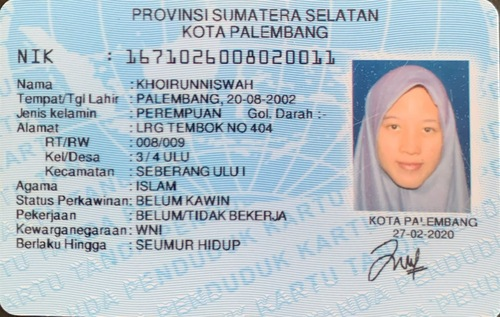
#> input picture modelTemplateMatching/proktp.jpg, 500 x 317 px
$ python tamplatematchingcca.py
#> lines starting #> are read from the running program, lines starting #| are printed output that depends on the picture; after the words box and inside, x2 and y2 are one past the last pixel; in counts of white or black regions, pixels touching at a corner belong together
# -*- coding: utf-8 -*-
"""TamplateMatchingCCA.ipynb

Automatically generated by Colab.

Original file is located at
    https://colab.research.google.com/drive/1OaRusoBOy-fgf6gmWKfDqZsKByofrRlt
"""

import os
import cv2
import numpy as np
from PIL import Image, ImageDraw, ImageFont

# Buat folder templates jika belum ada
os.makedirs('templates', exist_ok=True)

# Daftar karakter yang akan dibuat templatenya
characters = list('ABCDEFGHIJKLMNOPQRSTUVWXYZ0123456789')

# Ukuran template akhir
target_size = (40, 30)  # tinggi, lebar

# Path ke file font untuk angka
font_path_digits = "OCRA.ttf"
font_size = 48

def create_template(char):
    canvas_size = (100, 100)

    if char.isalpha():
        # Buat gambar putih besar pakai NumPy (untuk huruf)
        img = np.ones(canvas_size, dtype=np.uint8) * 255

        # Gambar huruf dengan OpenCV
        font = cv2.FONT_HERSHEY_SIMPLEX
        font_scale = 1.5
        thickness = 2
        (text_width, text_height), baseline = cv2.getTextSize(char, font, font_scale, thickness)
        text_x = (canvas_size[1] - text_width) // 2
        text_y = (canvas_size[0] + text_height) // 2 - baseline
        cv2.putText(img, char, (text_x, text_y), font, font_scale, (0,), thickness, lineType=cv2.LINE_AA)
    else:
        # Buat gambar putih besar pakai PIL (untuk angka)
        img_pil = Image.new('L', canvas_size, 255)
        draw = ImageDraw.Draw(img_pil)
        font = ImageFont.truetype(font_path_digits, font_size)
        bbox = draw.textbbox((0, 0), char, font=font)
        text_width = bbox[2] - bbox[0]
        text_height = bbox[3] - bbox[1]
        text_x = (canvas_size[0] - text_width) // 2
        text_y = (canvas_size[1] - text_height) // 2
        draw.text((text_x, text_y), char, font=font, fill=0)
        img = np.array(img_pil)

    # Crop area karakter
    coords = cv2.findNonZero(255 - img)
    if coords is not None:
        x, y, w, h = cv2.boundingRect(coords)
        char_crop = img[y:y+h, x:x+w]
    else:
        char_crop = img

    # Resize dan tempel ke canvas target
    h, w = char_crop.shape
    scale = min(target_size[0]/h, target_size[1]/w)
    new_w, new_h = int(w * scale), int(h * scale)
    resized = cv2.resize(char_crop, (new_w, new_h), interpolation=cv2.INTER_NEAREST)

    canvas = np.ones(target_size, dtype=np.uint8) * 255
    x_offset = (target_size[1] - new_w) // 2
    y_offset = (target_size[0] - new_h) // 2
    canvas[y_offset:y_offset+new_h, x_offset:x_offset+new_w] = resized

    return canvas

# Simpan semua template
for char in characters:
    tmpl_img = create_template(char)
    Image.fromarray(tmpl_img).save(f'templates/{char}.png')
#> this loop made 36 passes
#> x in create_template on passes 27 to 36: 39, 39, 39, 39, 40, 39, 39, 39, 39, 39
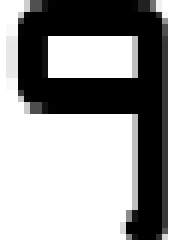
#> tmpl_img: shape (40, 30) (shown 6 times larger); min 0, max 255, mean 156.8

from google.colab import files
import cv2
import numpy as np
import matplotlib.pyplot as plt

import os
import cv2
import numpy as np

# [35 lines left out: functions load_templates, match_char_template, recognize_text_from_segments, not called in this run]

# 2. Upload file
uploaded = files.upload()  # Upload ktp_sample.jpg
#> the answer given: proktp.jpg

# 3. Baca gambar dan preprocessing
# Get the uploaded file name
uploaded_file_name = list(uploaded.keys())[0]
print(f"Uploaded file name: {uploaded_file_name}")  # Print the file name to verify

img = cv2.imread(uploaded_file_name)
#> img is the input picture: shape (317, 500, 3); mean B, G, R 200.4, 191.9, 179.9


# Check if the image was loaded successfully
if img is None:
    print("Error: Could not load the image. Please check the file path.")
else:
    gray = cv2.cvtColor(img, cv2.COLOR_BGR2GRAY)
    blur = cv2.GaussianBlur(gray, (3, 3), 0)
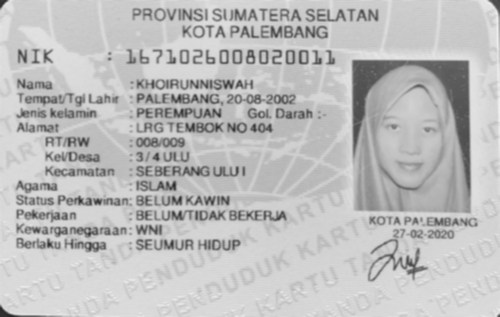
#> blur: shape (317, 500); min 37, max 240, mean 189.4
    thresh = cv2.adaptiveThreshold(blur, 255, cv2.ADAPTIVE_THRESH_MEAN_C,
                                   cv2.THRESH_BINARY_INV, 11, 2)
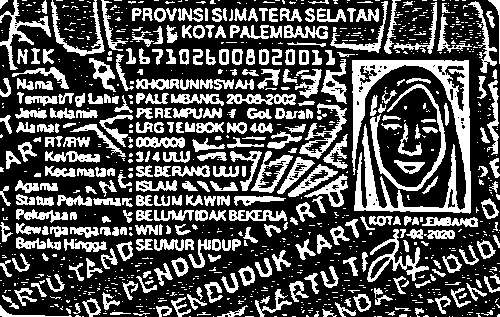
#> thresh: shape (317, 500); 32.5% white; 1029 white regions (692 under 20 px), largest, box (x1, y1, x2, y2) and area: (352, 60, 471, 214) 5461, (370, 84, 446, 191) 1096, (367, 229, 429, 282) 778

    plt.imshow(thresh, cmap='gray')
    plt.title('Preprocessed Image')
    plt.axis('off')
    plt.show()

img = cv2.imread(uploaded_file_name)

# Ubah ke grayscale
gray = cv2.cvtColor(img, cv2.COLOR_BGR2GRAY)

# Kurangi noise sambil pertahankan edge
blur = cv2.bilateralFilter(gray, 11, 17, 17)

# Threshold Otsu (lebih cocok dari adaptive untuk citra dokumen)
_, thresh = cv2.threshold(blur, 0, 255, cv2.THRESH_BINARY_INV + cv2.THRESH_OTSU)
#> thresh: shape (317, 500); 12.1% white; 308 white regions (71 under 20 px), largest, box (x1, y1, x2, y2) and area: (352, 60, 471, 213) 4164, (368, 239, 428, 281) 507, (365, 168, 379, 211) 336

# Hapus noise kecil dengan morphological opening
kernel = cv2.getStructuringElement(cv2.MORPH_RECT, (2, 2))
opened = cv2.morphologyEx(thresh, cv2.MORPH_OPEN, kernel, iterations=1)
#> opened: shape (317, 500); 10.9% white; 452 white regions (225 under 20 px), largest, box (x1, y1, x2, y2) and area: (353, 61, 472, 210) 4148, (366, 170, 379, 212) 333, (407, 250, 426, 276) 196

# Tampilkan hasil akhir preprocessing
plt.figure(figsize=(8, 6))
plt.imshow(opened, cmap='gray')
plt.title("Preprocessed Image")
plt.axis('off')
plt.show()

# Baca gambar
img = cv2.imread(uploaded_file_name)
# (NIK JUGA)
# Tentukan koordinat cropping (x, y, width, height)
# Misalnya, crop dari titik (50, 50) dengan ukuran 300x400
x, y, w, h = 20, 90, 450, 400
cropped_img = img[y:y+h, x:x+w]

# Ubah ke grayscale
gray = cv2.cvtColor(cropped_img, cv2.COLOR_BGR2GRAY)
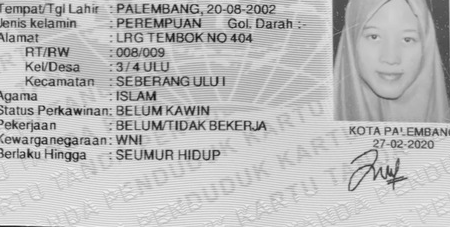
#> gray: shape (227, 450); min 13, max 252, mean 187.2

# Kurangi noise sambil pertahankan edge
blur = cv2.bilateralFilter(gray, 11, 17, 17)
#> blur: shape (227, 450)

# Threshold Otsu
_, thresh = cv2.threshold(blur, 0, 255, cv2.THRESH_BINARY_INV + cv2.THRESH_OTSU)
#> thresh: shape (227, 450); 12.1% white; 232 white regions (69 under 20 px), largest, box (x1, y1, x2, y2) and area: (425, 0, 450, 123) 1304, (332, 0, 349, 67) 594, (348, 149, 408, 191) 504

# Bersihkan noise kecil
kernel = cv2.getStructuringElement(cv2.MORPH_RECT, (2, 2))
opened = cv2.morphologyEx(thresh, cv2.MORPH_OPEN, kernel, iterations=1)
#> opened: shape (227, 450); 10.6% white; 343 white regions (187 under 20 px), largest, box (x1, y1, x2, y2) and area: (426, 0, 450, 124) 1223, (333, 0, 350, 67) 610, (347, 82, 359, 122) 294

# Hapus noise kecil dengan morphological opening
kernel = cv2.getStructuringElement(cv2.MORPH_RECT, (1, 1))
opened = cv2.morphologyEx(opened, cv2.MORPH_OPEN, kernel, iterations=1)

# Tampilkan hasil akhir preprocessing
plt.figure(figsize=(8, 6))
plt.imshow(opened, cmap='gray')
plt.title("Preprocessed Image")
plt.axis('off')
plt.show()

# 1. Morphological dilation agar karakter menyatu jadi blok kata
kernel = cv2.getStructuringElement(cv2.MORPH_RECT, (10, 3))  # horizontal emphasis
dilated = cv2.dilate(thresh, kernel, iterations=1)
#> dilated: shape (227, 450); 31.2% white; 31 white regions, largest, box (x1, y1, x2, y2) and area: (106, 2, 281, 30) 3144, (0, 90, 215, 117) 2806, (0, 133, 147, 163) 2638

# 2. CCA pada hasil dilasi
num_labels, labels, stats, centroids = cv2.connectedComponentsWithStats(dilated, connectivity=8)
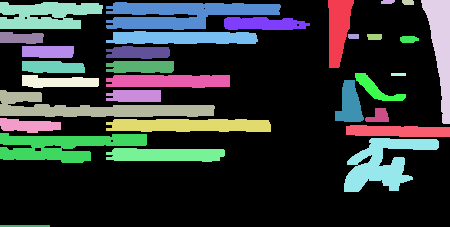
#> labels: shape (227, 450) int32; 32 distinct labels, from 0 to 31; one colour per label, 0 black
#> num_labels = 32; stats = 32 rows, first 6: [0, 0, 450, 227, 70257], [328, 0, 26, 68, 1224], [381, 0, 14, 4, 50], [402, 0, 12, 5, 56], [421, 0, 29, 124, 1853], [0, 2, 103, 27, 2089]; centroids = 32 pairs, first value 20.88 to 440.7, second value 1.46 to 225.5

# 3. Filter dan simpan komponen yang layak
components = []
for i in range(1, num_labels):
    x, y, w, h, area = stats[i]

    # Filter ukuran minimal dan proporsi yang lebih mendekati teks
    if w > 30 and h > 10 and area > 100 and (w / h) < 10:  # lebih mendekati ukuran teks
        components.append((x, y, w, h))
#> this loop made 31 passes
#> (x, y, w, h, area) on passes 1 to 12: (328, 0, 26, 68, 1224), (381, 0, 14, 4, 50), (402, 0, 12, 5, 56), (421, 0, 29, 124, 1853), (0, 2, 103, 27, 2089), (106, 2, 175, 28, 3144), (224, 17, 86, 13, 909), (106, 31, 152, 13, 1697), (0, 32, 44, 12, 437), (348, 34, 11, 5, 54), (367, 34, 15, 6, 86), (400, 36, 19, 7, 113)
#> after the loop, components = 18 items, first 6: (0, 2, 103, 27), (106, 2, 175, 28), (224, 17, 86, 13), (0, 32, 44, 12), (22, 46, 52, 12), (106, 46, 64, 13)

# 4. Visualisasi bounding box di atas gambar threshold
img_box = cv2.cvtColor(thresh.copy(), cv2.COLOR_GRAY2BGR)
for (x, y, w, h) in components:
    cv2.rectangle(img_box, (x, y), (x+w, y+h), (0, 255, 0), 1)
#> this loop made 18 passes
#> (x, y, w, h) on passes 1 to 12: (0, 2, 103, 27), (106, 2, 175, 28), (224, 17, 86, 13), (0, 32, 44, 12), (22, 46, 52, 12), (106, 46, 64, 13), (22, 61, 63, 12), (106, 61, 68, 12), (355, 73, 51, 28), (22, 75, 77, 13), (106, 75, 124, 13), (0, 90, 215, 27)
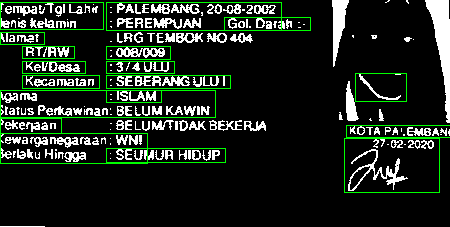
#> img_box: shape (227, 450, 3); mean B, G, R 30.8, 40.5, 30.8
plt.figure(figsize=(8, 10))
plt.imshow(img_box)
plt.title("Bounding Box Rapi di Gambar Hitam-Putih")
plt.axis('off')
plt.show()

# Buat salinan warna dari citra threshold
img_numbered = cv2.cvtColor(thresh.copy(), cv2.COLOR_GRAY2BGR)

for idx, (x, y, w, h) in enumerate(components):
    # Gambar bounding box
    cv2.rectangle(img_numbered, (x, y), (x+w, y+h), (0, 255, 0), 1)

    # Hitung posisi tengah dari bounding box
    text_x = x + w // 4
    text_y = y + h // 2

    # Tambahkan outline hitam untuk kontras (shadow)
    cv2.putText(img_numbered, str(idx), (text_x + 1, text_y + 1),
                cv2.FONT_HERSHEY_SIMPLEX, 0.6, (0, 0, 0), 2, cv2.LINE_AA)

    # Tambahkan teks dengan warna terang (misal putih kehijauan)
    cv2.putText(img_numbered, str(idx), (text_x, text_y),
                cv2.FONT_HERSHEY_SIMPLEX, 0.6, (144, 238, 144), 2, cv2.LINE_AA)
#> this loop made 18 passes
#> (x, y, w, h, text_x, text_y) on passes 1 to 12: (0, 2, 103, 27, 25, 15), (106, 2, 175, 28, 149, 16), (224, 17, 86, 13, 245, 23), (0, 32, 44, 12, 11, 38), (22, 46, 52, 12, 35, 52), (106, 46, 64, 13, 122, 52), (22, 61, 63, 12, 37, 67), (106, 61, 68, 12, 123, 67), (355, 73, 51, 28, 367, 87), (22, 75, 77, 13, 41, 81), (106, 75, 124, 13, 137, 81), (0, 90, 215, 27, 53, 103)
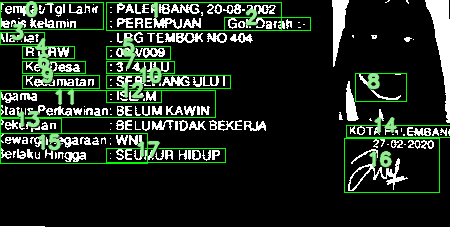
#> img_numbered: shape (227, 450, 3); mean B, G, R 32.2, 43.7, 32.2

# Tampilkan hasil
plt.figure(figsize=(8, 6))
plt.imshow(img_numbered)
plt.title("Nomor Komponen Bounding Box (Diperbaiki)")
plt.axis('off')
plt.show()

# 4. Ekstraksi ROI berdasarkan komponen hasil CCA
# (Bantu visualisasi dan ambil 4 area: nama, alamat, jenis kelamin, pekerjaan)

# Sort dari atas ke bawah
components_sorted = sorted(components, key=lambda comp: comp[1])  # sort by Y
#> components_sorted has the same summary as components

# Misal ambil secara manual berdasarkan hasil visual:
# [Gantilah indeks berikut jika urutan bounding box tidak sesuai]
nik_box         = components_sorted[0]
#> nik_box = (0, 2, 103, 27)
nama_box        = components_sorted[3]
#> nama_box = (0, 32, 44, 12)
alamat_box      = components_sorted[10]
#> alamat_box = (106, 75, 124, 13)
#> (the run stopped early here; a loop or call above may not have finished)

$ run again, on modelTemplateMatching/debug_roi_NIK.png
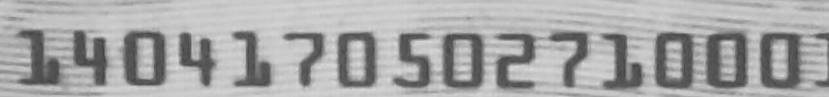
#> input picture modelTemplateMatching/debug_roi_NIK.png, 829 x 97 px
#> the loop `for char in characters:` made 36 passes
#> x in create_template on passes 27 to 34: 39, 39, 39, 39, 40, 39, 39, 39
#> img is the input picture: shape (97, 829, 3); min 65, max 218, mean 166.3
#> `thresh = cv2.adaptiveThreshold(blur, 255, cv2.ADAPTIVE_THRESH_MEAN_C, ..`:
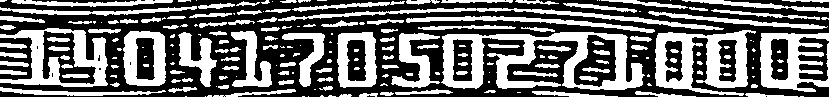
#> thresh: shape (97, 829); 42.4% white; 202 white regions (81 under 20 px), largest, box (x1, y1, x2, y2) and area: (441, 32, 645, 90) 4876, (655, 30, 756, 96) 3314, (0, 28, 108, 87) 2592
#> opened: shape (97, 829); 23.7% white; 18 white regions (1 under 20 px), largest, box (x1, y1, x2, y2) and area: (707, 32, 749, 90) 1685, (761, 34, 804, 90) 1643, (124, 32, 167, 87) 1572
#> num_labels = 3; stats = [[78, 0, 372, 7, 2194], [0, 0, 89, 7, 610], [379, 0, 71, 6, 346]]; centroids = [[245.5, 3.14], [43.15, 3.05], [411.3, 2.02]]
#> the loop `for i in range(1, num_labels):` made 2 passes
#> after the loop `for i in range(1, num_labels):`: components = []
#> `plt.show()`:
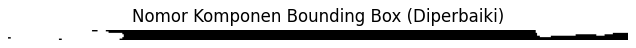
#> figure drawn by matplotlib, 1 panel
